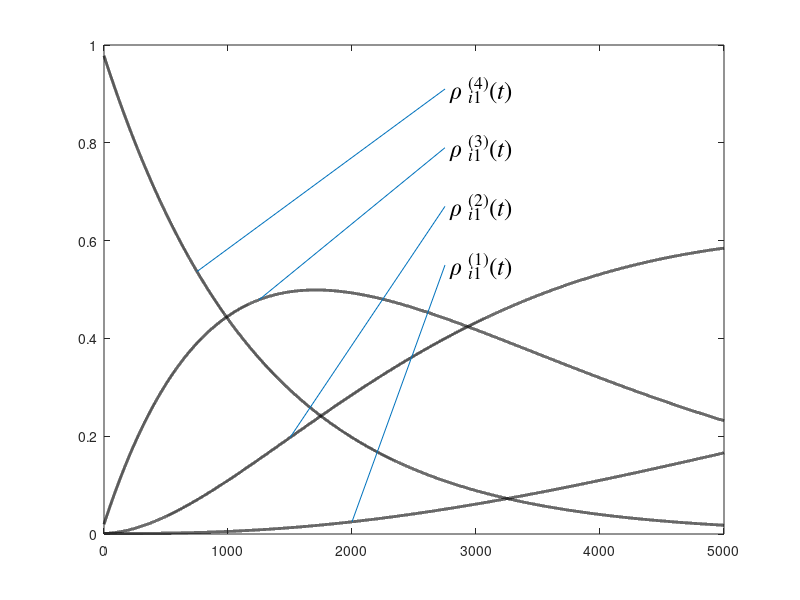
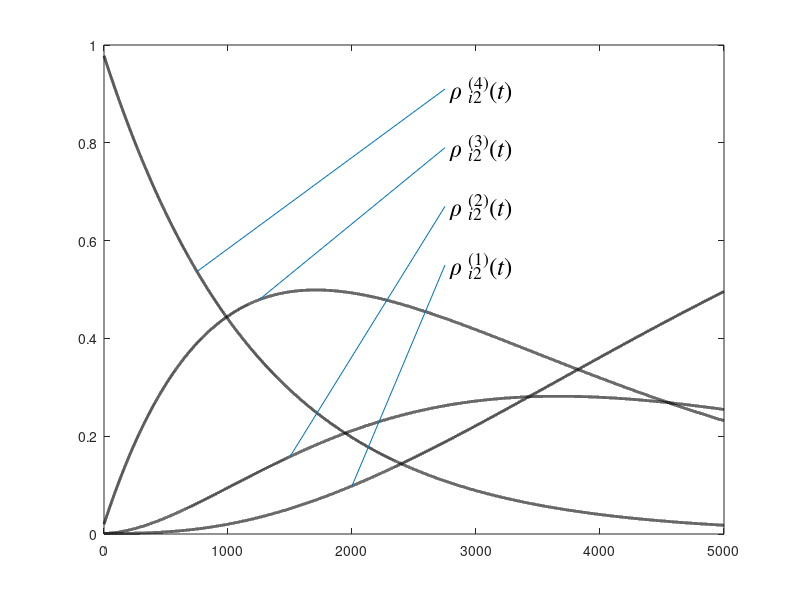
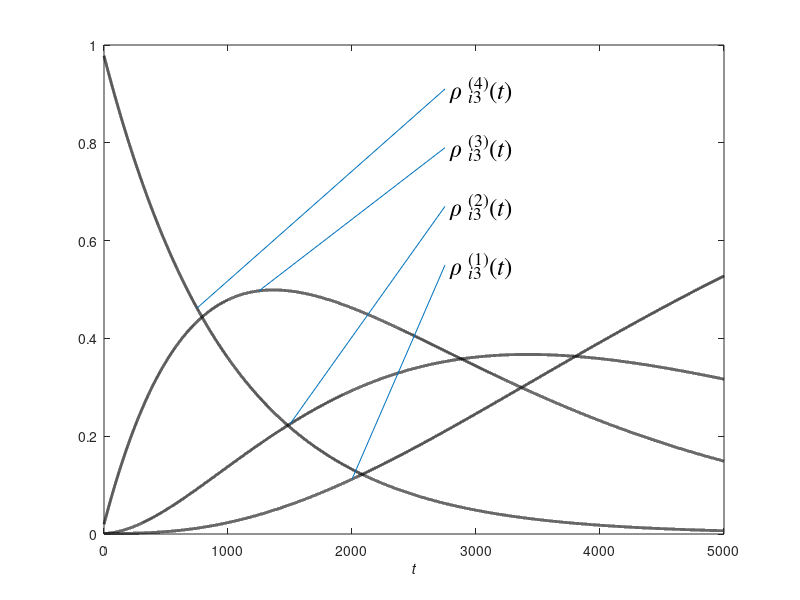
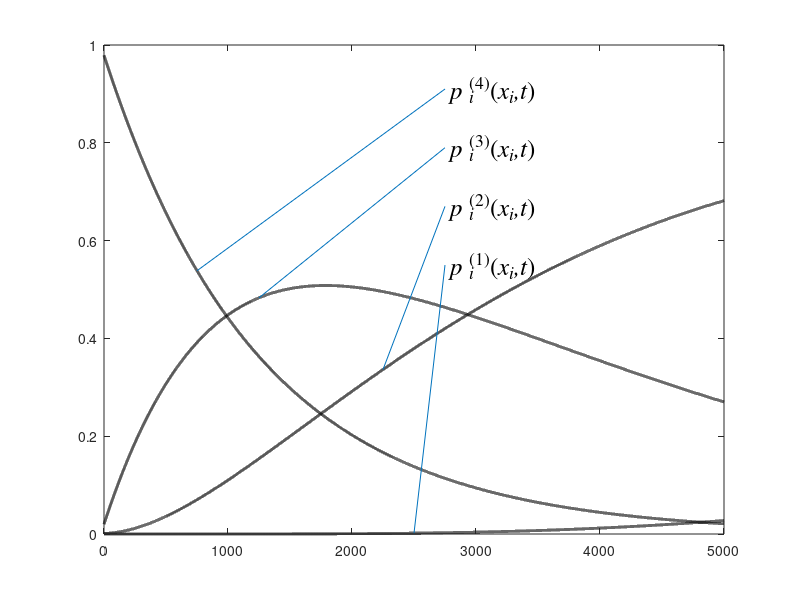

Reproduce these figures in MATLAB, in order.
t=0:.1:5000;

%fn='Euclid';
%fs=16;
fn='Times';
fs=18;
% 'Fontsize',fs,'Fontname',fn

% version #1 characteristics
 pi_0_0=(-0.139714).*exp(-0.000800000*t)+(0.658667).*exp(-0.000400000*t)+(-1.51795).*exp(-0.000100000*t)+(1.00000)
 pi_0_1=(1.11771).*exp(-0.000800000*t)+(-2.63467).*exp(-0.000400000*t)+(1.51795).*exp(-0.000100000*t)
 pi_0_2=(-1.95600).*exp(-0.000800000*t)+(1.97600).*exp(-0.000400000*t)
 pi_0_3=0.978000.*exp(-0.000800000*t)
 P_0=[pi_0_0; pi_0_1; pi_0_2; pi_0_3]; 
 myplot=plot(t,P_0,'-k','LineWidth',2);  box on;  axis([0.00000 5000.00 0.0 1.0]); grid off; 
 %xlabel('\itt')
 p0_0_0=pi_0_0(find(t==2000));
 s=strcat(' {\it\rho} _{{\iti}1}^{(1)}({\itt})');
 X=[2000, 2750]; Y=[p0_0_0 , 0.550000];
 text(2750, 0.550000,s, 'Fontsize',fs,'Fontname',fn); line(X,Y);
 p0_0_1=pi_0_1(find(t==1500));
 s=strcat(' {\it\rho} _{{\iti}1}^{(2)}({\itt})');
 X=[1500, 2750]; Y=[p0_0_1 , 0.670000];
 text(2750, 0.670000,s, 'Fontsize',fs,'Fontname',fn); line(X,Y);
 p0_0_2=pi_0_2(find(t==1250));
 s=strcat(' {\it\rho} _{{\iti}1}^{(3)}({\itt})');
 X=[1250, 2750]; Y=[p0_0_2 , 0.790000];
 text(2750, 0.790000,s, 'Fontsize',fs,'Fontname',fn); line(X,Y);
 p0_0_3=pi_0_3(find(t==750));
 s=strcat(' {\it\rho} _{{\iti}1}^{(4)}({\itt})');
 X=[750, 2750]; Y=[p0_0_3 , 0.910000];
 text(2750, 0.910000,s, 'Fontsize',fs,'Fontname',fn); line(X,Y);
  print -dmeta comp_version_1


 % version #2 characteristics
 pi_1_0=(-1.63000).*exp(-0.000800000*t)+(-9.88000).*exp(-0.000400000*t)+(10.5110).*exp(-0.000500000*t)+(1.00000)
 pi_1_1=(2.60800).*exp(-0.000800000*t)+(7.90400).*exp(-0.000400000*t)+(-10.5110).*exp(-0.000500000*t)
 pi_1_2=(-1.95600).*exp(-0.000800000*t)+(1.97600).*exp(-0.000400000*t)
 pi_1_3=0.978000.*exp(-0.000800000*t)
 P_1=[pi_1_0; pi_1_1; pi_1_2; pi_1_3]; 
 myplot=plot(t,P_1,'-k','LineWidth',2);  box on;  axis([0.00000 5000.00 0.0 1.0]); grid off; 
 %xlabel('\itt')
 p0_1_0=pi_1_0(find(t==2000));
 s=strcat(' {\it\rho} _{{\iti}2}^{(1)}({\itt})');
 X=[2000, 2750]; Y=[p0_1_0 , 0.550000];
 text(2750, 0.550000,s, 'Fontsize',fs,'Fontname',fn); line(X,Y);
 p0_1_1=pi_1_1(find(t==1500));
 s=strcat(' {\it\rho} _{{\iti}2}^{(2)}({\itt})');
 X=[1500, 2750]; Y=[p0_1_1 , 0.670000];
 text(2750, 0.670000,s, 'Fontsize',fs,'Fontname',fn); line(X,Y);
 p0_1_2=pi_1_2(find(t==1250));
 s=strcat(' {\it\rho} _{{\iti}2}^{(3)}({\itt})');
 X=[1250, 2750]; Y=[p0_1_2 , 0.790000];
 text(2750, 0.790000,s, 'Fontsize',fs,'Fontname',fn); line(X,Y);
 p0_1_3=pi_1_3(find(t==750));
 s=strcat(' {\it\rho} _{{\iti}2}^{(4)}({\itt})');
 X=[750, 2750]; Y=[p0_1_3 , 0.910000];
 text(2750, 0.910000,s, 'Fontsize',fs,'Fontname',fn); line(X,Y);
  print -dmeta comp_version_2


 % version #3 characteristics
 pi_2_0=(-0.652000).*exp(-0.00100000*t)+(7.90400).*exp(-0.000500000*t)+(-8.25100).*exp(-0.000400000*t)+(1.00000)
 pi_2_1=(1.63000).*exp(-0.00100000*t)+(-9.88000).*exp(-0.000500000*t)+(8.25100).*exp(-0.000400000*t)
 pi_2_2=(-1.95600).*exp(-0.00100000*t)+(1.97600).*exp(-0.000500000*t)
 pi_2_3=0.978000.*exp(-0.00100000*t)
 P_2=[pi_2_0; pi_2_1; pi_2_2; pi_2_3]; 
 myplot=plot(t,P_2,'-k','LineWidth',2);  box on;  axis([0.00000 5000.00 0.0 1.0]); grid off; xlabel('\itt')
 p0_2_0=pi_2_0(find(t==2000));
 s=strcat(' {\it\rho} _{{\iti}3}^{(1)}({\itt})');
 X=[2000, 2750]; Y=[p0_2_0 , 0.550000];
 text(2750, 0.550000,s, 'Fontsize',fs,'Fontname',fn); line(X,Y);
 p0_2_1=pi_2_1(find(t==1500));
 s=strcat(' {\it\rho} _{{\iti}3}^{(2)}({\itt})');
 X=[1500, 2750]; Y=[p0_2_1 , 0.670000];
 text(2750, 0.670000,s, 'Fontsize',fs,'Fontname',fn); line(X,Y);
 p0_2_2=pi_2_2(find(t==1250));
 s=strcat(' {\it\rho} _{{\iti}3}^{(3)}({\itt})');
 X=[1250, 2750]; Y=[p0_2_2 , 0.790000];
 text(2750, 0.790000,s, 'Fontsize',fs,'Fontname',fn); line(X,Y);
 p0_2_3=pi_2_3(find(t==750));
 s=strcat(' {\it\rho} _{{\iti}3}^{(4)}({\itt})');
 X=[750, 2750]; Y=[p0_2_3 , 0.910000];
 text(2750, 0.910000,s, 'Fontsize',fs,'Fontname',fn); line(X,Y);
 print -dmeta comp_version_3

% cold-redundancy  version #1 + version #1
 p_1_1_0= pi_0_0 .* pi_0_0 %(-0.652000).*exp(-0.00100000*t)+(7.90400).*exp(-0.000500000*t)+(-8.25100).*exp(-0.000400000*t)+(1.00000)
 p_1_1_1= pi_0_1 + pi_0_0 .* pi_0_1 %(1.63000).*exp(-0.00100000*t)+(-9.88000).*exp(-0.000500000*t)+(8.25100).*exp(-0.000400000*t)
 p_1_1_2= pi_0_2 + pi_0_0 .* pi_0_2 %(-1.95600).*exp(-0.00100000*t)+(1.97600).*exp(-0.000500000*t)
 p_1_1_3= pi_0_3 + pi_0_0 .* pi_0_3 %0.978000.*exp(-0.00100000*t)
 
 P_1_1=[p_1_1_0; p_1_1_1; p_1_1_2; p_1_1_3]; 

 myplot=plot(t,P_1_1,'-k','LineWidth',2);  box on;  axis([0.00000 5000.00 0.0 1.0]); grid off; 
 %xlabel('\itt')
 p_0=p_1_1_0(find(t==2500));
 s=strcat('{\it p} _{\it{i}}^{(1)}({\itx_i,t})');
 X=[2500, 2750]; Y=[p_0 , 0.550000];
 text(2750, 0.550000,s, 'Fontsize',fs,'Fontname',fn); line(X,Y);
 p_1=p_1_1_1(find(t==2250));
 s=strcat('{\it p} _{\it{i}}^{(2)}({\itx_i,t})');
 X=[2250, 2750]; Y=[p_1 , 0.670000];
 text(2750, 0.670000,s, 'Fontsize',fs,'Fontname',fn); line(X,Y);
 p_2=p_1_1_2(find(t==1250));
 s=strcat('{\it p} _{\it{i}}^{(3)}({\itx_i,t})');
 X=[1250, 2750]; Y=[p_2 , 0.790000];
 text(2750, 0.790000,s, 'Fontsize',fs,'Fontname',fn); line(X,Y);
 p_3=p_1_1_3(find(t==750));
 s=strcat('{\it p} _{\it{i}}^{(4)}({\itx_i,t})');
 X=[750, 2750]; Y=[p_3 , 0.910000];
 text(2750, 0.910000,s, 'Fontsize',fs,'Fontname',fn); line(X,Y);
 %xlabel('{\itx_i}=(1,1)','Fontsize',16,'FontName','Euclid');
 print -dmeta comp_version_1_1

% cold-redundancy  version #2 + version #2
 p_1_1_0= pi_1_0 .* pi_1_0 %(-0.652000).*exp(-0.00100000*t)+(7.90400).*exp(-0.000500000*t)+(-8.25100).*exp(-0.000400000*t)+(1.00000)
 p_1_1_1= pi_1_1 + pi_1_0 .* pi_1_1 %(1.63000).*exp(-0.00100000*t)+(-9.88000).*exp(-0.000500000*t)+(8.25100).*exp(-0.000400000*t)
 p_1_1_2= pi_1_2 + pi_1_0 .* pi_1_2 %(-1.95600).*exp(-0.00100000*t)+(1.97600).*exp(-0.000500000*t)
 p_1_1_3= pi_1_3 + pi_1_0 .* pi_1_3 %0.978000.*exp(-0.00100000*t)
 
 P_1_1=[p_1_1_0; p_1_1_1; p_1_1_2; p_1_1_3]; 

 myplot=plot(t,P_1_1,'-k','LineWidth',2);  box on;  axis([0.00000 5000.00 0.0 1.0]); grid off; 
 %xlabel('\itt')
 p_0=p_1_1_0(find(t==2500));
 s=strcat('{\it p} _{\it{i}}^{(1)}({\itx_i,t})');
 X=[2500, 2750]; Y=[p_0 , 0.550000];
 text(2750, 0.550000,s, 'Fontsize',fs,'Fontname',fn); line(X,Y);
 p_1=p_1_1_1(find(t==2250));
 s=strcat('{\it p} _{\it{i}}^{(2)}({\itx_i,t})');
 X=[2250, 2750]; Y=[p_1 , 0.670000];
 text(2750, 0.670000,s, 'Fontsize',fs,'Fontname',fn); line(X,Y);
 p_2=p_1_1_2(find(t==1250));
 s=strcat('{\it p} _{\it{i}}^{(3)}({\itx_i,t})');
 X=[1250, 2750]; Y=[p_2 , 0.790000];
 text(2750, 0.790000,s, 'Fontsize',fs,'Fontname',fn); line(X,Y);
 p_3=p_1_1_3(find(t==750));
 s=strcat('{\it p} _{\it{i}}^{(4)}({\itx_i,t})');
 X=[750, 2750]; Y=[p_3 , 0.910000];
 text(2750, 0.910000,s, 'Fontsize',fs,'Fontname',fn); line(X,Y);
% xlabel('{\itx_i}=(2,2)','Fontsize',16,'FontName','Euclid');
 print -dmeta comp_version_2_2

% cold-redundancy  version #3 + version #3
 p_1_1_0= pi_2_0 .* pi_2_0 %(-0.652000).*exp(-0.00100000*t)+(7.90400).*exp(-0.000500000*t)+(-8.25100).*exp(-0.000400000*t)+(1.00000)
 p_1_1_1= pi_2_1 + pi_2_0 .* pi_2_1 %(1.63000).*exp(-0.00100000*t)+(-9.88000).*exp(-0.000500000*t)+(8.25100).*exp(-0.000400000*t)
 p_1_1_2= pi_2_2 + pi_2_0 .* pi_2_2 %(-1.95600).*exp(-0.00100000*t)+(1.97600).*exp(-0.000500000*t)
 p_1_1_3= pi_2_3 + pi_2_0 .* pi_2_3 %0.978000.*exp(-0.00100000*t)
 
 P_1_1=[p_1_1_0; p_1_1_1; p_1_1_2; p_1_1_3]; 

 myplot=plot(t,P_1_1,'-k','LineWidth',2);  box on;  axis([0.00000 5000.00 0.0 1.0]); grid off; 
 %xlabel('\itt')
 p_0=p_1_1_0(find(t==2250));
 s=strcat('{\it p} _{\it{i}}^{(1)}({\itx_i,t})');
 X=[2250, 2750]; Y=[p_0 , 0.550000];
 text(2750, 0.550000,s, 'Fontsize',fs,'Fontname',fn); line(X,Y);
 p_1=p_1_1_1(find(t==1750));
 s=strcat('{\it p} _{\it{i}}^{(2)}({\itx_i,t})');
 X=[1750, 2750]; Y=[p_1 , 0.670000];
 text(2750, 0.670000,s, 'Fontsize',fs,'Fontname',fn); line(X,Y);
 p_2=p_1_1_2(find(t==1250));
 s=strcat('{\it p} _{\it{i}}^{(3)}({\itx_i,t})');
 X=[1250, 2750]; Y=[p_2 , 0.790000];
 text(2750, 0.790000,s, 'Fontsize',fs,'Fontname',fn); line(X,Y);
 p_3=p_1_1_3(find(t==750));
 s=strcat('{\it p} _{\it{i}}^{(4)}({\itx_i,t})');
 X=[750, 2750]; Y=[p_3 , 0.910000];
 text(2750, 0.910000,s, 'Fontsize',fs,'Fontname',fn); line(X,Y);
% xlabel('{\itx_i}=(3,3)','Fontsize',16,'FontName','Euclid');
 print -dmeta comp_version_3_3

 % cold-redundancy  version #1 + version #2
 p_1_1_0= pi_0_0 .* pi_1_0 %(-0.652000).*exp(-0.00100000*t)+(7.90400).*exp(-0.000500000*t)+(-8.25100).*exp(-0.000400000*t)+(1.00000)
 p_1_1_1= pi_0_1 + pi_0_0 .* pi_1_1 %(1.63000).*exp(-0.00100000*t)+(-9.88000).*exp(-0.000500000*t)+(8.25100).*exp(-0.000400000*t)
 p_1_1_2= pi_0_2 + pi_0_0 .* pi_1_2 %(-1.95600).*exp(-0.00100000*t)+(1.97600).*exp(-0.000500000*t)
 p_1_1_3= pi_0_3 + pi_0_0 .* pi_1_3 %0.978000.*exp(-0.00100000*t)
 
 P_1_1=[p_1_1_0; p_1_1_1; p_1_1_2; p_1_1_3]; 

 myplot=plot(t,P_1_1,'-k','LineWidth',2);  box on;  axis([0.00000 5000.00 0.0 1.0]); grid off; 
 %xlabel('\itt')
 p_0=p_1_1_0(find(t==2500));
 s=strcat('{\it p} _{\it{i}}^{(1)}({\itx_i,t})');
 X=[2500, 2750]; Y=[p_0 , 0.550000];
 text(2750, 0.550000,s, 'Fontsize',fs,'Fontname',fn); line(X,Y);
 p_1=p_1_1_1(find(t==2250));
 s=strcat('{\it p} _{\it{i}}^{(2)}({\itx_i,t})');
 X=[2250, 2750]; Y=[p_1 , 0.670000];
 text(2750, 0.670000,s, 'Fontsize',fs,'Fontname',fn); line(X,Y);
 p_2=p_1_1_2(find(t==1250));
 s=strcat('{\it p} _{\it{i}}^{(3)}({\itx_i,t})');
 X=[1250, 2750]; Y=[p_2 , 0.790000];
 text(2750, 0.790000,s, 'Fontsize',fs,'Fontname',fn); line(X,Y);
 p_3=p_1_1_3(find(t==750));
 s=strcat('{\it p} _{\it{i}}^{(4)}({\itx_i,t})');
 X=[750, 2750]; Y=[p_3 , 0.910000];
 text(2750, 0.910000,s, 'Fontsize',fs,'Fontname',fn); line(X,Y);
% xlabel('{\itx_i}=(1,2)','Fontsize',16,'FontName','Euclid');
 print -dmeta comp_version_1_2

% cold-redundancy  version #1 + version #3
 p_1_1_0= pi_0_0 .* pi_2_0 %(-0.652000).*exp(-0.00100000*t)+(7.90400).*exp(-0.000500000*t)+(-8.25100).*exp(-0.000400000*t)+(1.00000)
 p_1_1_1= pi_0_1 + pi_0_0 .* pi_2_1 %(1.63000).*exp(-0.00100000*t)+(-9.88000).*exp(-0.000500000*t)+(8.25100).*exp(-0.000400000*t)
 p_1_1_2= pi_0_2 + pi_0_0 .* pi_2_2 %(-1.95600).*exp(-0.00100000*t)+(1.97600).*exp(-0.000500000*t)
 p_1_1_3= pi_0_3 + pi_0_0 .* pi_2_3 %0.978000.*exp(-0.00100000*t)
 
 P_1_1=[p_1_1_0; p_1_1_1; p_1_1_2; p_1_1_3]; 

 myplot=plot(t,P_1_1,'-k','LineWidth',2);  box on;  axis([0.00000 5000.00 0.0 1.0]); grid off; 
 %xlabel('\itt')
 p_0=p_1_1_0(find(t==2500));
 s=strcat('{\it p} _{\it{i}}^{(1)}({\itx_i,t})');
 X=[2500, 2750]; Y=[p_0 , 0.550000];
 text(2750, 0.550000,s, 'Fontsize',fs,'Fontname',fn); line(X,Y);
 p_1=p_1_1_1(find(t==2250));
 s=strcat('{\it p} _{\it{i}}^{(2)}({\itx_i,t})');
 X=[2250, 2750]; Y=[p_1 , 0.670000];
 text(2750, 0.670000,s, 'Fontsize',fs,'Fontname',fn); line(X,Y);
 p_2=p_1_1_2(find(t==1250));
 s=strcat('{\it p} _{\it{i}}^{(3)}({\itx_i,t})');
 X=[1250, 2750]; Y=[p_2 , 0.790000];
 text(2750, 0.790000,s, 'Fontsize',fs,'Fontname',fn); line(X,Y);
 p_3=p_1_1_3(find(t==750));
 s=strcat('{\it p} _{\it{i}}^{(4)}({\itx_i,t})');
 X=[750, 2750]; Y=[p_3 , 0.910000];
 text(2750, 0.910000,s, 'Fontsize',fs,'Fontname',fn); line(X,Y);
% xlabel('{\itx_i}=(1,3)','Fontsize',16,'FontName','Euclid');
 print -dmeta comp_version_1_3

 % cold-redundancy  version #2 + version #1
 p_1_1_0= pi_1_0 .* pi_0_0 %(-0.652000).*exp(-0.00100000*t)+(7.90400).*exp(-0.000500000*t)+(-8.25100).*exp(-0.000400000*t)+(1.00000)
 p_1_1_1= pi_1_1 + pi_1_0 .* pi_0_1 %(1.63000).*exp(-0.00100000*t)+(-9.88000).*exp(-0.000500000*t)+(8.25100).*exp(-0.000400000*t)
 p_1_1_2= pi_1_2 + pi_1_0 .* pi_0_2 %(-1.95600).*exp(-0.00100000*t)+(1.97600).*exp(-0.000500000*t)
 p_1_1_3= pi_1_3 + pi_1_0 .* pi_0_3 %0.978000.*exp(-0.00100000*t)
 
 P_1_1=[p_1_1_0; p_1_1_1; p_1_1_2; p_1_1_3]; 

 myplot=plot(t,P_1_1,'-k','LineWidth',2);  box on;  axis([0.00000 5000.00 0.0 1.0]); grid off; 
 %xlabel('\itt')
 p_0=p_1_1_0(find(t==2500));
 s=strcat('{\it p} _{\it{i}}^{(1)}({\itx_i,t})');
 X=[2500, 2750]; Y=[p_0 , 0.550000];
 text(2750, 0.550000,s, 'Fontsize',fs,'Fontname',fn); line(X,Y);
 p_1=p_1_1_1(find(t==2250));
 s=strcat('{\it p} _{\it{i}}^{(2)}({\itx_i,t})');
 X=[2250, 2750]; Y=[p_1 , 0.670000];
 text(2750, 0.670000,s, 'Fontsize',fs,'Fontname',fn); line(X,Y);
 p_2=p_1_1_2(find(t==1250));
 s=strcat('{\it p} _{\it{i}}^{(3)}({\itx_i,t})');
 X=[1250, 2750]; Y=[p_2 , 0.790000];
 text(2750, 0.790000,s, 'Fontsize',fs,'Fontname',fn); line(X,Y);
 p_3=p_1_1_3(find(t==750));
 s=strcat('{\it p} _{\it{i}}^{(4)}({\itx_i,t})');
 X=[750, 2750]; Y=[p_3 , 0.910000];
 text(2750, 0.910000,s, 'Fontsize',fs,'Fontname',fn); line(X,Y);
% xlabel('{\itx_i}=(1,2)','Fontsize',16,'FontName','Euclid');
 print -dmeta comp_version_2_1

% cold-redundancy  version #2 + version #3
 p_1_1_0= pi_1_0 .* pi_2_0 %(-0.652000).*exp(-0.00100000*t)+(7.90400).*exp(-0.000500000*t)+(-8.25100).*exp(-0.000400000*t)+(1.00000)
 p_1_1_1= pi_1_1 + pi_1_0 .* pi_2_1 %(1.63000).*exp(-0.00100000*t)+(-9.88000).*exp(-0.000500000*t)+(8.25100).*exp(-0.000400000*t)
 p_1_1_2= pi_1_2 + pi_1_0 .* pi_2_2 %(-1.95600).*exp(-0.00100000*t)+(1.97600).*exp(-0.000500000*t)
 p_1_1_3= pi_1_3 + pi_1_0 .* pi_2_3 %0.978000.*exp(-0.00100000*t)
 
 P_1_1=[p_1_1_0; p_1_1_1; p_1_1_2; p_1_1_3]; 

 myplot=plot(t,P_1_1,'-k','LineWidth',2);  box on;  axis([0.00000 5000.00 0.0 1.0]); grid off; 
 %xlabel('\itt')
 p_0=p_1_1_0(find(t==2500));
 s=strcat('{\it p} _{\it{i}}^{(1)}({\itx_i,t})');
 X=[2500, 2750]; Y=[p_0 , 0.550000];
 text(2750, 0.550000,s, 'Fontsize',fs,'Fontname',fn); line(X,Y);
 p_1=p_1_1_1(find(t==2250));
 s=strcat('{\it p} _{\it{i}}^{(2)}({\itx_i,t})');
 X=[2250, 2750]; Y=[p_1 , 0.670000];
 text(2750, 0.670000,s, 'Fontsize',fs,'Fontname',fn); line(X,Y);
 p_2=p_1_1_2(find(t==1250));
 s=strcat('{\it p} _{\it{i}}^{(3)}({\itx_i,t})');
 X=[1250, 2750]; Y=[p_2 , 0.790000];
 text(2750, 0.790000,s, 'Fontsize',fs,'Fontname',fn); line(X,Y);
 p_3=p_1_1_3(find(t==750));
 s=strcat('{\it p} _{\it{i}}^{(4)}({\itx_i,t})');
 X=[750, 2750]; Y=[p_3 , 0.910000];
 text(2750, 0.910000,s, 'Fontsize',fs,'Fontname',fn); line(X,Y);
% xlabel('{\itx_i}=(1,3)','Fontsize',16,'FontName','Euclid');
 print -dmeta comp_version_2_3

 % cold-redundancy  version #3 + version #1
 p_1_1_0= pi_2_0 .* pi_0_0 %(-0.652000).*exp(-0.00100000*t)+(7.90400).*exp(-0.000500000*t)+(-8.25100).*exp(-0.000400000*t)+(1.00000)
 p_1_1_1= pi_2_1 + pi_2_0 .* pi_0_1 %(1.63000).*exp(-0.00100000*t)+(-9.88000).*exp(-0.000500000*t)+(8.25100).*exp(-0.000400000*t)
 p_1_1_2= pi_2_2 + pi_2_0 .* pi_0_2 %(-1.95600).*exp(-0.00100000*t)+(1.97600).*exp(-0.000500000*t)
 p_1_1_3= pi_2_3 + pi_2_0 .* pi_0_3 %0.978000.*exp(-0.00100000*t)
 
 P_1_1=[p_1_1_0; p_1_1_1; p_1_1_2; p_1_1_3]; 

 myplot=plot(t,P_1_1,'-k','LineWidth',2);  box on;  axis([0.00000 5000.00 0.0 1.0]); grid off; 
 %xlabel('\itt')
 p_0=p_1_1_0(find(t==2250));
 s=strcat('{\it p} _{\it{i}}^{(1)}({\itx_i,t})');
 X=[2250, 2750]; Y=[p_0 , 0.550000];
 text(2750, 0.550000,s, 'Fontsize',fs,'Fontname',fn); line(X,Y);
 p_1=p_1_1_1(find(t==1750));
 s=strcat('{\it p} _{\it{i}}^{(2)}({\itx_i,t})');
 X=[1750, 2750]; Y=[p_1 , 0.670000];
 text(2750, 0.670000,s, 'Fontsize',fs,'Fontname',fn); line(X,Y);
 p_2=p_1_1_2(find(t==1250));
 s=strcat('{\it p} _{\it{i}}^{(3)}({\itx_i,t})');
 X=[1250, 2750]; Y=[p_2 , 0.790000];
 text(2750, 0.790000,s, 'Fontsize',fs,'Fontname',fn); line(X,Y);
 p_3=p_1_1_3(find(t==750));
 s=strcat('{\it p} _{\it{i}}^{(4)}({\itx_i,t})');
 X=[750, 2750]; Y=[p_3 , 0.910000];
 text(2750, 0.910000,s, 'Fontsize',fs,'Fontname',fn); line(X,Y);
% xlabel('{\itx_i}=(1,3)','Fontsize',16,'FontName','Euclid');
 print -dmeta comp_version_3_1
 
 % cold-redundancy  version #3 + version #2
 p_1_1_0= pi_2_0 .* pi_1_0 %(-0.652000).*exp(-0.00100000*t)+(7.90400).*exp(-0.000500000*t)+(-8.25100).*exp(-0.000400000*t)+(1.00000)
 p_1_1_1= pi_2_1 + pi_2_0 .* pi_1_1 %(1.63000).*exp(-0.00100000*t)+(-9.88000).*exp(-0.000500000*t)+(8.25100).*exp(-0.000400000*t)
 p_1_1_2= pi_2_2 + pi_2_0 .* pi_1_2 %(-1.95600).*exp(-0.00100000*t)+(1.97600).*exp(-0.000500000*t)
 p_1_1_3= pi_2_3 + pi_2_0 .* pi_1_3 %0.978000.*exp(-0.00100000*t)
 
 P_1_1=[p_1_1_0; p_1_1_1; p_1_1_2; p_1_1_3]; 

 myplot=plot(t,P_1_1,'-k','LineWidth',2);  box on;  axis([0.00000 5000.00 0.0 1.0]); grid off; 
 %xlabel('\itt')
 p_0=p_1_1_0(find(t==2250));
 s=strcat('{\it p} _{\it{i}}^{(1)}({\itx_i,t})');
 X=[2250, 2750]; Y=[p_0 , 0.550000];
 text(2750, 0.550000,s, 'Fontsize',fs,'Fontname',fn); line(X,Y);
 p_1=p_1_1_1(find(t==1750));
 s=strcat('{\it p} _{\it{i}}^{(2)}({\itx_i,t})');
 X=[1750, 2750]; Y=[p_1 , 0.670000];
 text(2750, 0.670000,s, 'Fontsize',fs,'Fontname',fn); line(X,Y);
 p_2=p_1_1_2(find(t==1250));
 s=strcat('{\it p} _{\it{i}}^{(3)}({\itx_i,t})');
 X=[1250, 2750]; Y=[p_2 , 0.790000];
 text(2750, 0.790000,s, 'Fontsize',fs,'Fontname',fn); line(X,Y);
 p_3=p_1_1_3(find(t==750));
 s=strcat('{\it p} _{\it{i}}^{(4)}({\itx_i,t})');
 X=[750, 2750]; Y=[p_3 , 0.910000];
 text(2750, 0.910000,s, 'Fontsize',fs,'Fontname',fn); line(X,Y);
% xlabel('{\itx_i}=(1,3)','Fontsize',16,'FontName','Euclid');
 print -dmeta comp_version_3_2